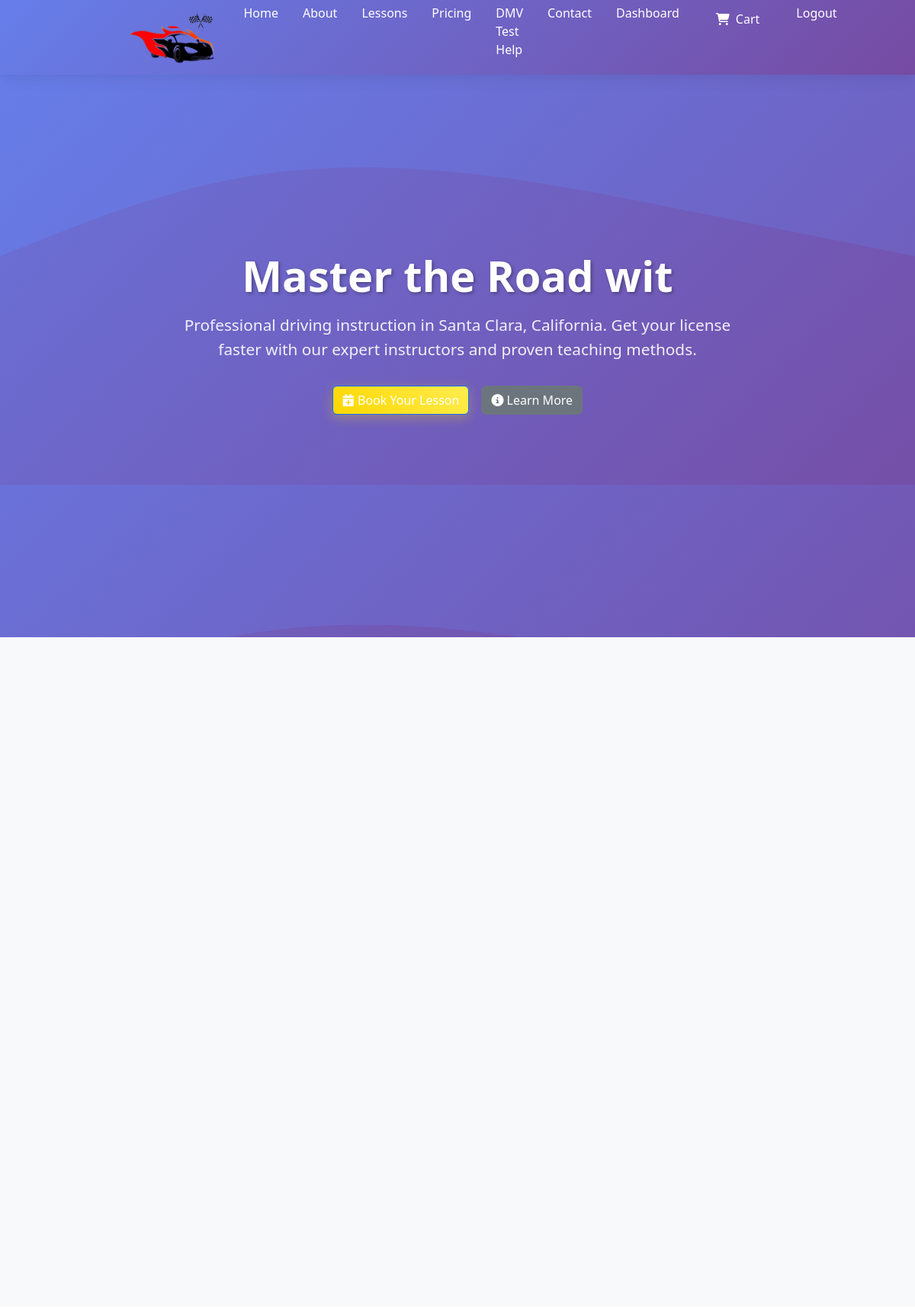
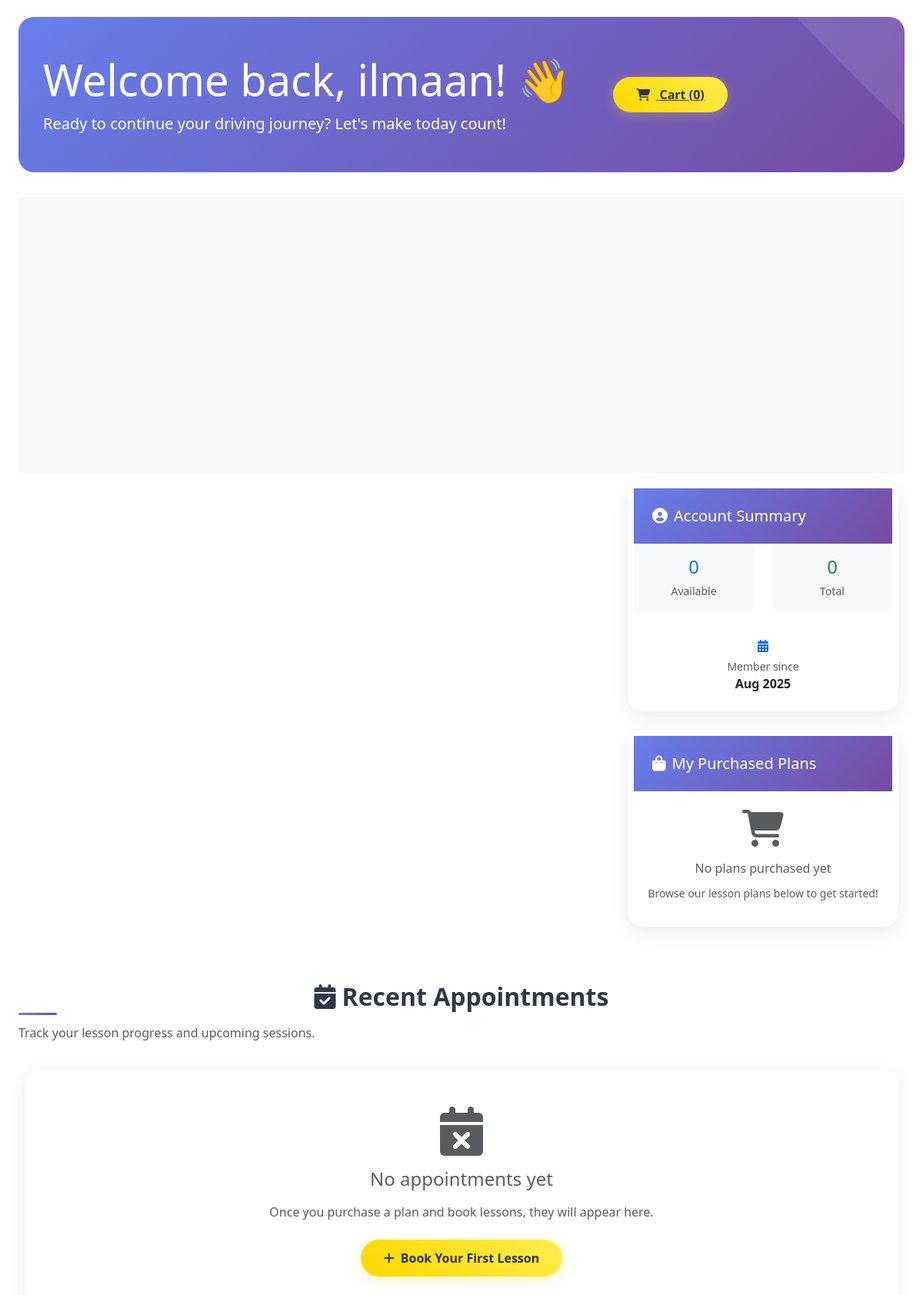
Page /student/ (signed in, upper part) on the committed database (2 pictures, top to bottom).
### drivingschool/models.py (models this page shows, shortened)
class Student(models.Model):
    user = models.OneToOneField(User, on_delete=models.CASCADE)
    phone = models.CharField(max_length=15, blank=True)
    address = models.TextField(blank=True)
    permit_no = models.CharField(max_length=50, blank=True)
    license_status = models.CharField(max_length=50, default="Learner's Permit")
    total_credits = models.IntegerField(default=0)
    available_credits = models.IntegerField(default=0)
    documents = models.FileField(upload_to='students/docs/', null=True, blank=True)
    created_at = models.DateTimeField(auto_now_add=True)

### drivingschool/views.py (the view)
# urls.py: path('student/', views.student_portal, name='student_portal'),
@login_required
@user_passes_test(is_student)
def student_portal(request):
    student = request.user.student
    appointments = Appointment.objects.filter(student=student).order_by('-scheduled_time')
    completed = appointments.filter(status='Completed').count()
    progress = (completed / max(student.total_credits, 1)) * 100 if student.total_credits > 0 else 0
    plans = LessonPlan.objects.all()
    plan_purchases = StudentPlanPurchase.objects.filter(student=student, payment_status='completed')
    try:
        cart = Cart.objects.get(student=student)
        cart_items_count = CartItem.objects.filter(cart=cart).count()
    except Cart.DoesNotExist:
        cart_items_count = 0
    purchased_plans = StudentPlanPurchase.objects.filter(
        student=student,
        payment_status='completed'
    ).select_related('plan').order_by('-purchase_date')
    instructors = Instructor.objects.filter(is_available=True)
    return render(request, 'student-portal.html', {
        'student': student,
        'appointments': appointments,
        'completed': completed,
        'total': student.total_credits,
        'progress': progress,
        'plans': plans,
        'plan_purchases': plan_purchases,
        'available_credits': student.available_credits,
        'cart_items_count': cart_items_count,
        'purchased_plans': purchased_plans,
        'instructors': instructors
    })

### drivingschool/views.py (called while the page is built)
def is_student(user):
    return hasattr(user, 'student')

### templates/student-portal.html (shortened to what this page needs)
{% extends 'base.html' %}
{% load static %}
{% block extra_css %}
<link href="https://cdn.jsdelivr.net/npm/bootstrap@5.3.0/dist/css/bootstrap.min.css" rel="stylesheet">
{% endblock %}
{% block content %}
<div class="container-fluid px-4 py-4">
    <div class="welcome-section">
        <div class="row align-items-center">
            <div class="col-md-8">
                <h1 class="display-4 mb-2">Welcome back, {{ student.user.first_name }}! 👋</h1>
                <p class="lead mb-0">Ready to continue your driving journey? Let's make today count!</p>
            </div>
            <div class="col-md-4 text-md-right mt-3 mt-md-0">
                <a href="{% url 'view_cart' %}" class="cart-btn">
                    <i class="fas fa-shopping-cart me-2"></i>
                    Cart ({{ cart_items_count|default:0 }})
                </a>
            </div>
        </div>
    </div>
    <section class="features" id="services">
        <div class="container">
            <div class="features-grid">
            </div>
        </div>
    </section>
    <div class="row mb-5 g-4">
        <div class="col-lg-8">
        </div>
        <div class="col-lg-4">
            <div class="sidebar-card mx-2 mb-4">
                <div class="card-header">
                    <h5 class="mb-0"><i class="fas fa-user-circle me-2"></i>Account Summary</h5>
                </div>
                <div class="card-body">
                    <div class="row text-center mb-3">
                        <div class="col-6">
                            <div class="p-3 bg-light rounded-3">
                                <h4 class="text-primary mb-1">{{ student.available_credits }}</h4>
                                <small class="text-muted">Available</small>
                            </div>
                        </div>
                        <div class="col-6">
                            <div class="p-3 bg-light rounded-3">
                                <h4 class="text-success mb-1">{{ student.total_credits }}</h4>
                                <small class="text-muted">Total</small>
                            </div>
                        </div>
                    </div>
                    <div class="text-center p-3 bg-gradient rounded-3" style="background: linear-gradient(135deg, rgba(102, 126, 234, 0.1), rgba(118, 75, 162, 0.1));">
                        <i class="fas fa-calendar-alt text-primary mb-2"></i>
                        <div class="small text-muted">Member since</div>
                        <div class="fw-bold">{{ user.date_joined|date:"M Y" }}</div>
                    </div>
                </div>
            </div>
            <div class="sidebar-card mx-2 mb-4">
                <div class="card-header">
                    <h5 class="mb-0"><i class="fas fa-shopping-bag me-2"></i>My Purchased Plans</h5>
                </div>
                <div class="card-body">
                    {% if purchased_plans %}
                        {% for purchase in purchased_plans %}
                        <div class="purchase-item">
                            <div class="d-flex justify-content-between align-items-start">
                                <div class="flex-grow-1">
                                    <h6 class="text-primary mb-1 fw-bold">{{ purchase.plan.name }}</h6>
                                    <div class="small text-muted mb-1">
                                        <i class="fas fa-clock me-1"></i>{{ purchase.credits_granted }} credits
                                    </div>
                                    <div class="small text-muted">
                                        <i class="fas fa-calendar me-1"></i>{{ purchase.purchase_date|date:"M d, Y" }}
                                    </div>
                                </div>
                                <span class="badge bg-success rounded-pill">{{ purchase.payment_status|title }}</span>
                            </div>
                        </div>
                        {% endfor %}
                    {% else %}
                        <div class="text-center py-4">
                            <i class="fas fa-shopping-cart fa-3x text-muted mb-3"></i>
                            <p class="text-muted mb-2">No plans purchased yet</p>
                            <small class="text-muted">Browse our lesson plans below to get started!</small>
                        </div>
                    {% endif %}
                </div>
            </div>
        </div>
    </div>
    <div class="row mt-5">
        <div class="col-12">
            <h2 class="section-title"><i class="fas fa-calendar-check me-2"></i>Recent Appointments</h2>
            <p class="text-muted mb-4">Track your lesson progress and upcoming sessions.</p>
        </div>
    </div>
    <div class="row">
        <div class="col-12">
            {% if appointments %}
            <div class="dashboard-card mx-2 mb-4">
                <div class="table-responsive">
                    <table class="table modern-table mb-0">
                        <thead>
                            <tr>
                                <th class="border-0 py-3"><i class="fas fa-calendar me-2"></i>Date & Time</th>
                                <th class="border-0 py-3"><i class="fas fa-user-tie me-2"></i>Instructor</th>
                                <th class="border-0 py-3"><i class="fas fa-info-circle me-2"></i>Status</th>
                                <th class="border-0 py-3"><i class="fas fa-coins me-2"></i>Credits Used</th>
                                <th class="border-0 py-3"><i class="fas fa-sticky-note me-2"></i>Notes</th>
                                <th class="border-0 py-3"><i class="fas fa-cogs me-2"></i>Actions</th>
                            </tr>
                        </thead>
                        <tbody>
                            {% for appointment in appointments|slice:":5" %}
                            <tr>
                                <td class="py-3">
                                    <div class="fw-bold">{{ appointment.scheduled_time|date:"M d, Y" }}</div>
                                    <small class="text-muted">{{ appointment.scheduled_time|date:"H:i" }}</small>
                                </td>
                                <td class="py-3">
                                    <div class="d-flex align-items-center">
                                        <div class="bg-light rounded-circle d-flex align-items-center justify-content-center me-2" style="width: 35px; height: 35px;">
                                            <i class="fas fa-user text-primary"></i>
                                        </div>
                                        <div>
                                            <div class="fw-bold">{{ appointment.instructor.user.get_full_name }}</div>
                                        </div>
                                    </div>
                                </td>
                                <td class="py-3">
                                    <span class="status-badge bg-{% if appointment.status == 'Completed' %}success{% elif appointment.status == 'Scheduled' %}primary{% else %}secondary{% endif %}">
                                        <i class="fas fa-{% if appointment.status == 'Completed' %}check{% elif appointment.status == 'Scheduled' %}clock{% else %}question{% endif %} me-1"></i>
                                        {{ appointment.status }}
                                    </span>
                                </td>
                                <td class="py-3">
                                    <span class="badge bg-light text-dark rounded-pill px-3 py-2">
                                        <i class="fas fa-coins me-1"></i>{{ appointment.credits_used }}
                                    </span>
                                </td>
                                <td class="py-3">
                                    <span class="text-muted">{{ appointment.notes|truncatewords:8|default:"No notes" }}</span>
                                </td>
                                <td class="py-3">
                                    <div class="btn-group" role="group">
                                        {% if appointment.status == 'Scheduled' %}
                                            <button type="button" class="btn btn-sm btn-outline-primary me-1"
                                                    onclick="rescheduleAppointment({{ appointment.id }}, '{{ appointment.scheduled_time|date:"Y-m-d" }}', '{{ appointment.scheduled_time|date:"H:i" }}', {{ appointment.instructor.id }})"
                                                    title="Reschedule Appointment">
                                                <i class="fas fa-calendar-alt"></i>
                                            </button>
                                            <button type="button" class="btn btn-sm btn-outline-danger"
                                                    onclick="cancelAppointment({{ appointment.id }})"
                                                    title="Cancel Appointment">
                                                <i class="fas fa-times"></i>
                                            </button>
                                        {% else %}
                                            <span class="text-muted small">No actions available</span>
                                        {% endif %}
                                    </div>
                                </td>
                            </tr>
                            {% endfor %}
                        </tbody>
                    </table>
                </div>
            </div>
            {% else %}
            <div class="dashboard-card mx-2 mb-4 text-center py-5">
                <i class="fas fa-calendar-times fa-4x text-muted mb-3"></i>
                <h4 class="text-muted mb-3">No appointments yet</h4>
                <p class="text-muted mb-4">Once you purchase a plan and book lessons, they will appear here.</p>
                <a href="{% url 'booking_page' %}" class="btn cart-btn">
                    <i class="fas fa-plus me-2"></i>Book Your First Lesson
                </a>
            </div>
            {% endif %}
        </div>
    </div>
</div>
{% endblock %}

### static/css/style1.css (style rules this page uses)
* { margin: 0; padding: 0; box-sizing: border-box; }
body { font-family: 'Segoe UI', Tahoma, Geneva, Verdana, sans-serif; line-height: 1.6; color: #333; overflow-x: hidden; }
.btn { padding: 1rem 2rem; border: none; border-radius: 50px; font-size: 1.1rem; font-weight: 600; text-decoration: none; cursor: pointer; transition: all 0.3s ease; display: inline-flex; align-items: center; gap: 0.5rem; }
.features { padding: 6rem 0; background: #f8f9fa; }
.container { max-width: 1200px; margin: 0 auto; padding: 0 2rem; }
.section-title { text-align: center; margin-bottom: 4rem; }
.features-grid { display: grid; grid-template-columns: repeat(auto-fit, minmax(300px, 1fr)); gap: 2rem; }

### templates/student-portal.html (style rules this page uses)
.dashboard-card { border: none; border-radius: 15px; box-shadow: 0 5px 20px rgba(0,0,0,0.08); transition: all 0.3s ease; overflow: hidden; margin: 0.75rem; padding: 1rem; }
.welcome-section { background: linear-gradient(135deg, #667eea 0%, #764ba2 100%); color: white; padding: 3rem 2rem; border-radius: 20px; margin-bottom: 2rem; position: relative; overflow: hidden; }
.welcome-section::before { content: ''; position: absolute; top: -50%; right: -50%; width: 100%; height: 100%; background: rgba(255,255,255,0.1); border-radius: 50%; transform: rotate(45deg); }
.section-title { color: #2d3748; font-weight: 700; margin-bottom: 1rem; position: relative; }
.section-title::after { content: ''; position: absolute; bottom: -5px; left: 0; width: 50px; height: 3px; background: linear-gradient(90deg, #667eea, #764ba2); border-radius: 2px; }
.cart-btn { background: linear-gradient(45deg, #ffd700, #ffed4e); border: none; color: #333; font-weight: 600; padding: 12px 30px; border-radius: 25px; transition: all 0.3s ease; box-shadow: 0 4px 15px rgba(255, 215, 0, 0.3); }
.sidebar-card { border: none; border-radius: 20px; box-shadow: 0 8px 25px rgba(0,0,0,0.08); overflow: hidden; margin: 0.75rem; padding: 0.5rem; }
.sidebar-card .card-header { background: linear-gradient(135deg, #667eea 0%, #764ba2 100%); border: none; color: white; padding: 1.5rem; font-weight: 600; }

### rows in the picture
Student: user.first_name "ilmaan", available_credits "0", total_credits "0"

### other values in the picture
{{ cart_items_count|default:0 }} "0"
{{ user.date_joined|date:"M Y" }} "Aug 2025"
